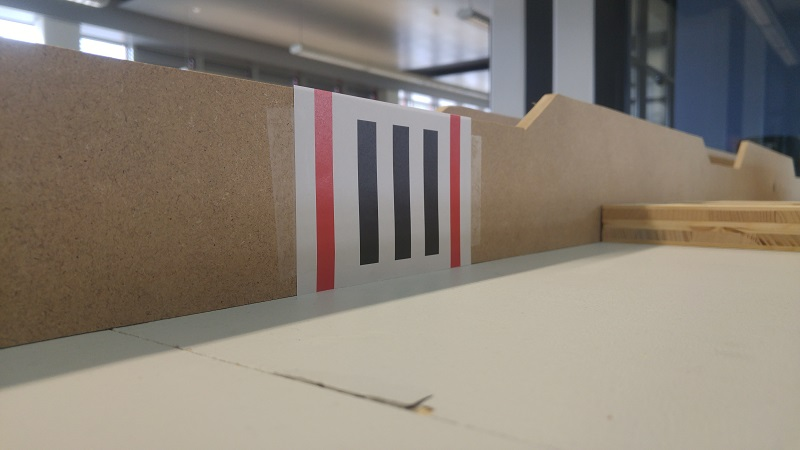
#> input picture IT/medias/images/Unittest/letter_III_normal.jpg, 800 x 450 px
$ python -i imageconverter.py   (imports and definitions only)
#> lines starting #> are read from the running program, lines starting #| are printed output that depends on the picture
### IT/common/config/confighandler.py
# ================================================================================
# !/usr/bin/python
# TITLE           : confighandler.py
# DESCRIPTION     : Handler for config file
# AUTHOR          : Moro Marco I.BSCI_F14.1301 <marco.moro@stud.hslu.ch>
# DATE            : 30.01.2017
# USAGE           :
# VERSION         : 0.6
# USAGE           :
# NOTES           :
# PYTHON_VERSION  : 3.4.2
# OPENCV_VERSION  : 3.1.0
# ================================================================================

# import the necessary packages
import configparser
import threading

import os
import numpy as np

__project_root_dir = os.path.dirname(os.path.dirname(os.path.dirname(os.path.abspath(__file__))))
__inipath = __project_root_dir + '/common/config/config.ini'
__lock = threading.Lock()


# load ini file
def __loadconfig():
    config = configparser.ConfigParser()
    __lock.acquire()
    try:
        config.read(__inipath)
    finally:
        __lock.release()
        return config


# convert string to boolean
def __str2bool(val):
    return val.lower() in ("True", "TRUE", "False", "FALSE")


# get Projectrootdir
def get_proj_rootdir():
    return __project_root_dir


# save changes to configfile
# [9 lines left out: function __persistchanges, not called in this run]


# fixed values
def get_opencv_font():
    import cv2
    return cv2.FONT_HERSHEY_COMPLEX_SMALL


# getter / setter for configfile values #

# Start Section "Settings" #

def get_settings_title():
    return __loadconfig().get('settings', 'title')
def get_settings_project():
    return __loadconfig().get('settings', 'project')
def get_settings_description():
    return __loadconfig().get('settings', 'description')
def get_settings_copyright():
    return __loadconfig().get('settings', 'copyright')
def get_settings_loglevel():
    return __loadconfig().getint('settings', 'loglevel')
def get_settings_debug():
    return __loadconfig().getboolean('settings', 'debug')
# [5 lines left out: function get_settings_debug_checkbox, not called in this run]
def get_settings_course():
    return __loadconfig().getint('settings', 'course')

def set_settings_title(val):
    __persistchanges('settings', 'title', val)
def set_settings_project(val):
    __persistchanges('settings', 'project', val)
def set_settings_description(val):
    __persistchanges('settings', 'description', val)
def set_settings_copyright(val):
    __persistchanges('settings', 'copyright', val)
def set_settings_loglevel(val):
    __persistchanges('settings', 'loglevel', val)
# [5 lines left out: function set_settings_debug, not called in this run]
def set_settings_course(val):
    __persistchanges('settings', 'course', val)

# End Section "Settings" #

# Start Section "Color" #
def get_color_black_low():
    return __loadconfig().get('color', 'black_low')
def get_color_black_low_splited():
    return np.array([int(c) for c in get_color_black_low().split(',')])
def get_color_black_high():
    return __loadconfig().get('color', 'black_high')
def get_color_black_high_splited():
    return np.array([int(c) for c in get_color_black_high().split(',')])
def get_color_black():
    return __loadconfig().get('color', 'black')
def get_color_black_splited():
    return np.array([int(c) for c in get_color_black().split(',')])
def get_color_white():
    return __loadconfig().get('color', 'white')
def get_color_white_splited():
    return np.array([int(c) for c in get_color_white().split(',')])
def get_color_red():
    return __loadconfig().get('color', 'red')
def get_color_red_splited():
    return np.array([int(c) for c in get_color_red().split(',')])
def get_color_green():
    return __loadconfig().get('color', 'green')
def get_color_green_splited():
    return np.array([int(c) for c in get_color_green().split(',')])
def get_color_blue():
    return __loadconfig().get('color', 'blue')
def get_color_blue_splited():
    return np.array([int(c) for c in get_color_blue().split(',')])
def get_color_cyan():
    return __loadconfig().get('color', 'cyan')
def get_color_cyan_splited():
    return np.array([int(c) for c in get_color_cyan().split(',')])
def get_color_magenta():
    return __loadconfig().get('color', 'magenta')
def get_color_magenta_splited():
    return np.array([int(c) for c in get_color_magenta().split(',')])
def get_color_yellow():
    return __loadconfig().get('color', 'yellow')
def get_color_yellow_splited():
    return np.array([int(c) for c in get_color_yellow().split(',')])
def get_color_gray():
    return __loadconfig().get('color', 'gray')
def get_color_gray_splited():
    return np.array([int(c) for c in get_color_gray().split(',')])
def get_color_orange():
    return __loadconfig().get('color', 'orange')
def get_color_orange_splited():
    return np.array([int(c) for c in get_color_orange().split(',')])

def set_color_black_low(val):
    __persistchanges('color', 'black_low', val)
def set_color_black_high(val):
    __persistchanges('color', 'black_high', val)
def set_color_black(val):
    __persistchanges('color', 'black', val)
def set_color_white(val):
    __persistchanges('color', 'white', val)
def set_color_red(val):
    __persistchanges('color', 'red', val)
def set_color_green(val):
    __persistchanges('color', 'green', val)
def set_color_blue(val):
    __persistchanges('color', 'blue', val)
def set_color_cyan(val):
    __persistchanges('color', 'cyan', val)
def set_color_magenta(val):
    __persistchanges('color', 'magenta', val)
def set_color_yellow(val):
    __persistchanges('color', 'yellow', val)
def set_color_gray(val):
    __persistchanges('color', 'gray', val)
def set_color_orange(val):
    __persistchanges('color', 'orange', val)

# End Section "Color" #

# Start Section "Masktrafficlight" #

def get_masktrafficlight_green_l():
    return __loadconfig().get('mask_trafficlight', 'green_l')
def get_masktrafficlight_green_l_splited():
    return np.array([int(c) for c in get_masktrafficlight_green_l().split(',')])
def get_masktrafficlight_green_h():
    return __loadconfig().get('mask_trafficlight', 'green_h')
def get_masktrafficlight_green_h_splited():
    return np.array([int(c) for c in get_masktrafficlight_green_h().split(',')])
def get_masktrafficlight_red_low_full():
    return __loadconfig().get('mask_trafficlight', 'red_low_full')
def get_masktrafficlight_red_low_full_splited():
    return np.array([int(c) for c in get_masktrafficlight_red_low_full().split(',')])
def get_masktrafficlight_red_high_full():
    return __loadconfig().get('mask_trafficlight', 'red_high_full')
def get_masktrafficlight_red_high_full_splited():
    return np.array([int(c) for c in get_masktrafficlight_red_high_full().split(',')])

def set_masktrafficlight_green_l(val):
    __persistchanges('mask_trafficlight', 'green_l', val)
def set_masktrafficlight_green_h(val):
    __persistchanges('mask_trafficlight', 'green_h', val)
def set_masktrafficlight_red_low_full(val):
    __persistchanges('mask_trafficlight', 'red_low_full', val)
def set_masktrafficlight_red_high_full(val):
    __persistchanges('mask_trafficlight', 'red_high_full', val)

# End Section "Masktrafficlight" #

# Start Section "Maskletter" #

def get_maskletter_red_low_full():
    return __loadconfig().get('mask_letter', 'red_low_full')
def get_maskletter_red_low_full_splited():
    return np.array([int(c) for c in get_maskletter_red_low_full().split(',')])
def get_maskletter_red_high_full():
    return __loadconfig().get('mask_letter', 'red_high_full')
def get_maskletter_red_high_full_splited():
    return np.array([int(c) for c in get_maskletter_red_high_full().split(',')])
def get_maskletter_min_maskarea_size():
    return __loadconfig().getint('mask_letter', 'min_maskarea_size')

def set_maskletter_red_low_full(val):
    __persistchanges('mask_letter', 'red_low_full', val)
def set_maskletter_red_high_full(val):
    __persistchanges('mask_letter', 'red_high_full', val)
def set_maskletter_min_maskarea_size(val):
    __persistchanges('mask_letter', 'min_maskarea_size', val)

# End Section "Maskletter" #

# Start Section "Debug" #

def get_debug_output_red():
    return __loadconfig().getboolean('debug', 'output_red')
# [5 lines left out: function get_debug_output_red_checkbox, not called in this run]
def get_debug_output_green():
    return __loadconfig().getboolean('debug', 'output_green')
# [5 lines left out: function get_debug_output_green_checkbox, not called in this run]
def get_debug_output_bgwhite():
    return __loadconfig().getboolean('debug', 'output_bgwhite')
# [5 lines left out: function get_debug_output_bgwhite_checkbox, not called in this run]
def get_debug_logging_config():
    return __loadconfig().get('debug', 'logging_config')
def get_logging_config_fullpath():
    return __project_root_dir + __loadconfig().get('debug', 'logging_config')

# [15 lines left out: functions set_debug_output_red, set_debug_output_green, set_debug_output_bgwhite, not called in this run]
def set_debug_logging_config(val):
    __persistchanges('debug', 'logging_config', val)

# End Section "Debug" #

# Start Section "Camera" #

def get_camera_width():
    return __loadconfig().getint('camera', 'width')
def get_camera_height():
    return __loadconfig().getint('camera', 'height')
def get_camera_framerate():
    return __loadconfig().getint('camera', 'framerate')
def get_camera_iso():
    return __loadconfig().getint('camera', 'iso')
def get_camera_awb():
    return __loadconfig().get('camera', 'awb')
def get_camera_contrast():
    return __loadconfig().getint('camera', 'contrast')
def get_camera_brightness():
    return __loadconfig().getint('camera', 'brightness')
def get_camera_brightness_trafficred():
    return __loadconfig().getint('camera', 'brightness_trafficred')
def get_camera_brightness_trafficgreen():
    return __loadconfig().getint('camera', 'brightness_trafficgreen')


def set_camera_width(val):
    __persistchanges('camera', 'width', val)
def set_camera_height(val):
    __persistchanges('camera', 'height', val)
def set_camera_framerate(val):
    __persistchanges('camera', 'framerate', val)
def set_camera_iso(val):
    __persistchanges('camera', 'iso', val)
def set_camera_awb(val):
    __persistchanges('camera', 'awb', val)
def set_camera_contrast(val):
    __persistchanges('camera', 'contrast', val)
def set_camera_brightness(val):
    __persistchanges('camera', 'brightness', val)
def set_camera_brightness_trafficred(val):
    __persistchanges('camera', 'brightness_trafficred', val)
def set_camera_brightness_trafficgreen(val):
    __persistchanges('camera', 'brightness_trafficgreen', val)

# End Section "Camera" #

# Start Section "Files" #

def get_files_multiimg1():
    return __loadconfig().get('files', 'multiimg1')
def get_files_multiimg2():
    return __loadconfig().get('files', 'multiimg2')
def get_files_multiimgcount():
    return __loadconfig().getint('files', 'multiimgcount')
def get_files_video():
    return __loadconfig().get('files', 'video')
def get_files_stream():
    return __loadconfig().getint('files', 'stream')

def set_files_multiimg1(val):
    __persistchanges('files', 'multiimg1', val)
def set_files_multiimg2(val):
    __persistchanges('files', 'multiimg2', val)
def set_files_multiimgcount(val):
    __persistchanges('files', 'multiimgcount', val)
def set_files_video(val):
    __persistchanges('files', 'video', val)
def set_files_stream(val):
    __persistchanges('files', 'stream', val)

# End Section "Files" #

# Start Section "Cropimage" #

def get_cropimage_width():
    return __loadconfig().getint('cropimage', 'width')
def get_cropimage_height():
    return __loadconfig().getint('cropimage', 'height')

def set_cropimage_width(val):
    __persistchanges('cropimage', 'width', val)
def set_cropimage_height(val):
    __persistchanges('cropimage', 'height', val)

# End Section "Cropimage" #

# Start Section "Imagetext" #

def get_imagetext_bordersize_left():
    return __loadconfig().getint('imagetext', 'bordersize_left')
def get_imagetext_bordersize_top():
    return __loadconfig().getint('imagetext', 'bordersize_top')
def get_imagetext_bordersize_bottom():
    return __loadconfig().getint('imagetext', 'bordersize_bottom')
def get_imagetext_bordersize_right():
    return __loadconfig().getint('imagetext', 'bordersize_right')
def get_imagetext_textspace():
    return __loadconfig().getint('imagetext', 'textspace')

def set_imagetext_bordersize_left(val):
    __persistchanges('imagetext', 'bordersize_left', val)
def set_imagetext_bordersize_top(val):
    __persistchanges('imagetext', 'bordersize_top', val)
def set_imagetext_bordersize_bottom(val):
    __persistchanges('imagetext', 'bordersize_bottom', val)
def set_imagetext_bordersize_right(val):
    __persistchanges('imagetext', 'bordersize_right', val)
def set_imagetext_textspace(val):
    __persistchanges('imagetext', 'textspace', val)

# End Section "Imagetext" #

# Start Section "Filter" #

def get_filter_kernel_size():
    return __loadconfig().getint('filter', 'kernel_size')
def get_filter_hsv_shift():
    return __loadconfig().getint('filter', 'hsv_shift')

def set_filter_kernel_size(val):
    __persistchanges('filter', 'kernel_size', val)
def set_filter_hsv_shift(val):
    __persistchanges('filter', 'hsv_shift', val)

# End Section "Filter" #

# Start Section "Letter" #

def get_letter_tolerance_i_gap():
    return __loadconfig().getint('letter', 'tolerance_i_gap')
def get_letter_tolerance_v_gap():
    return __loadconfig().getint('letter', 'tolerance_v_gap')
def get_letter_min_amount_processed_letters():
    return __loadconfig().getint('letter', 'min_amount_processed_letters')

def set_letter_tolerance_i_gap(val):
    __persistchanges('letter', 'tolerance_i_gap', val)
def set_letter_tolerance_v_gap(val):
    __persistchanges('letter', 'tolerance_v_gap', val)
def set_letter_min_amount_processed_letters(val):
    __persistchanges('letter', 'min_amount_processed_letters', val)

# End Section "Letter" #

# Start Section "Controls" #

def get_controls_tof_side():
    return __loadconfig().getint('controls', 'tof_side')
def get_controls_tof_front():
    return __loadconfig().getint('controls', 'tof_front')
def get_controls_gyro_p():
    return __loadconfig().getint('controls', 'gyro_p')
def get_controls_gyro_i():
    return __loadconfig().getint('controls', 'gyro_i')
def get_controls_gyro_d():
    return __loadconfig().getint('controls', 'gyro_d')
def get_controls_tof_p():
    return __loadconfig().getint('controls', 'tof_p')
def get_controls_tof_i():
    return __loadconfig().getint('controls', 'tof_i')
def get_controls_tof_d():
    return __loadconfig().getint('controls', 'tof_d')

def set_controls_tof_side(val):
    __persistchanges('controls', 'tof_side', val)
def set_controls_tof_front(val):
    __persistchanges('controls', 'tof_front', val)
def set_controls_gyro_p(val):
    __persistchanges('controls', 'gyro_p', val)
def set_controls_gyro_i(val):
    __persistchanges('controls', 'gyro_i', val)
def set_controls_gyro_d(val):
    __persistchanges('controls', 'gyro_d', val)
def set_controls_tof_p(val):
    __persistchanges('controls', 'tof_p', val)
def set_controls_tof_i(val):
    __persistchanges('controls', 'tof_i', val)
def set_controls_tof_d(val):
    __persistchanges('controls', 'tof_d', val)

# End Section "Controls" #

### IT/common/processing/imageconverter.py
# ================================================================================
# !/usr/bin/python
# TITLE           : imageconverter.py
# DESCRIPTION     : supportive classes for image conversions
# AUTHOR          : Moro Marco I.BSCI_F14.1301 <marco.moro@stud.hslu.ch>
# DATE            : 25.10.2016
# USAGE           : .
# VERSION         : 0.9
# USAGE           :
# NOTES           :
# PYTHON_VERSION  : 3.4.2
# OPENCV_VERSION  : 3.1.0
# ================================================================================

# import the necessary packages
import logging
from logging.config import fileConfig

import cv2
import numpy as np
from common.config import confighandler as cfg
from skimage.morphology import skeletonize


# [238 lines that did not run here, left out]

>>> import cv2
>>> picture = cv2.imread('../../medias/images/Unittest/letter_III_normal.jpg', cv2.IMREAD_GRAYSCALE)
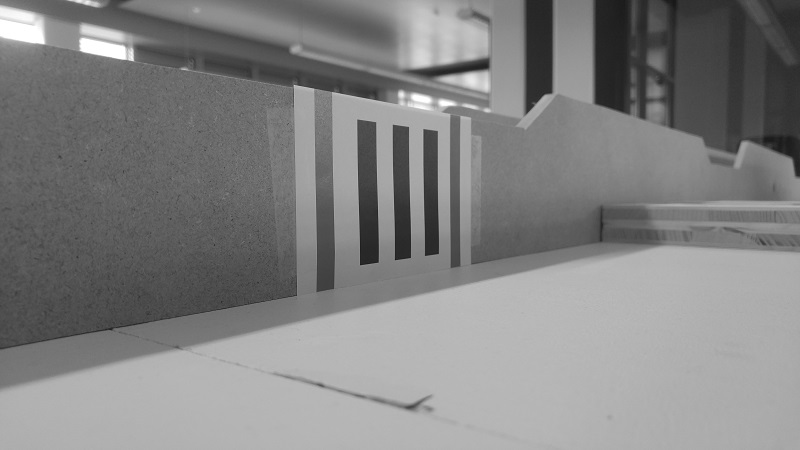
#> picture: shape (450, 800); min 21, max 255, mean 130.5
#> (the run stopped early here; a loop or call above may not have finished)
